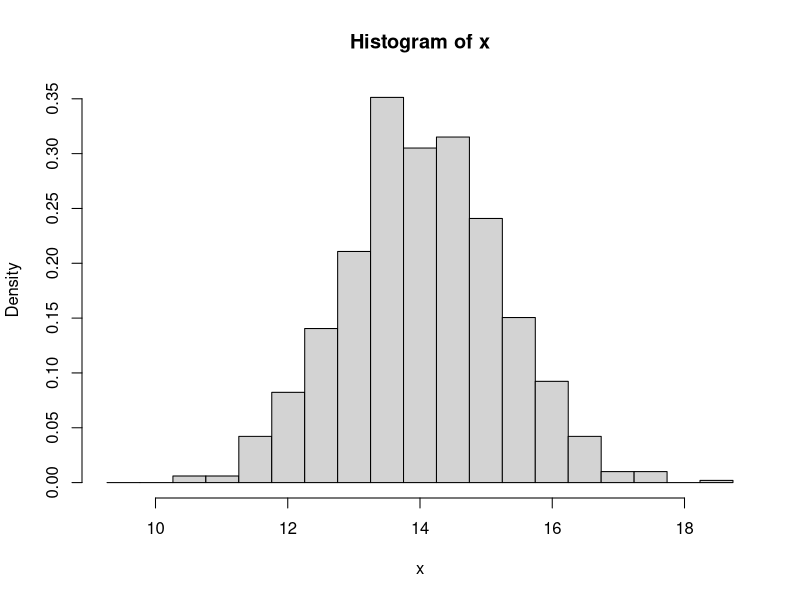
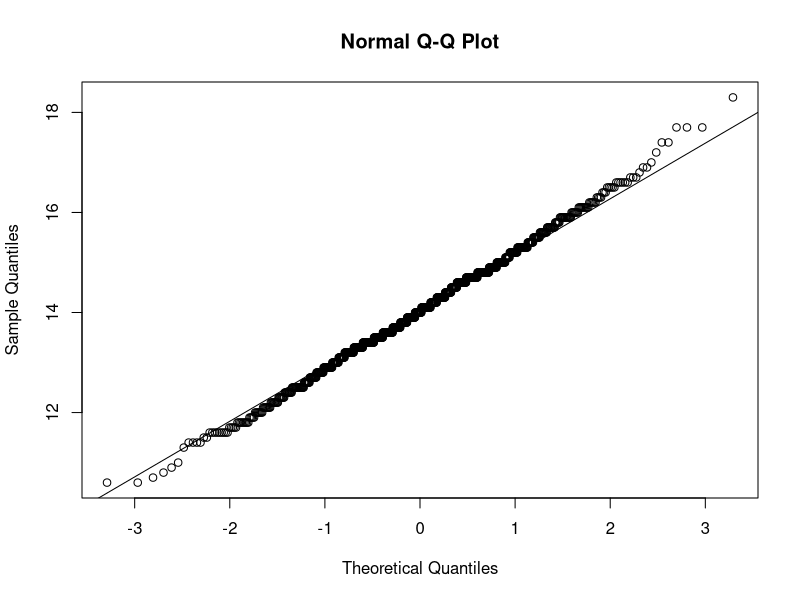
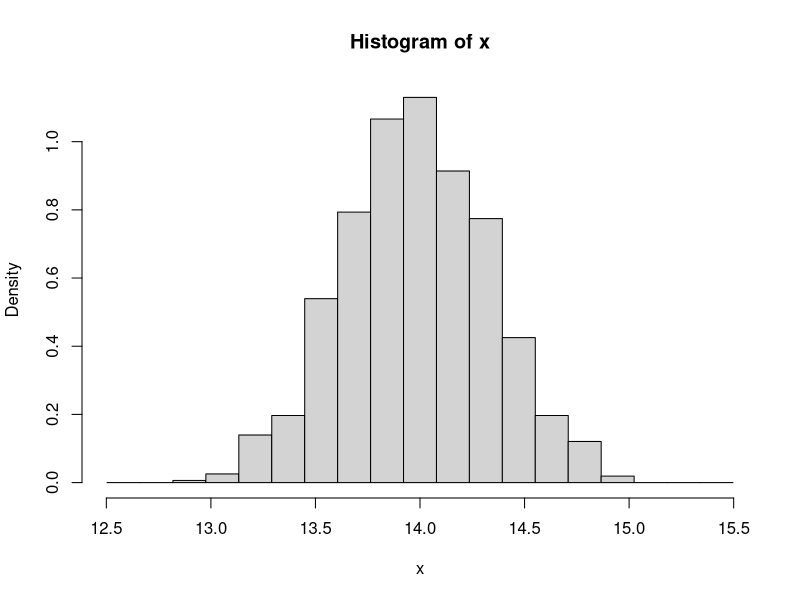
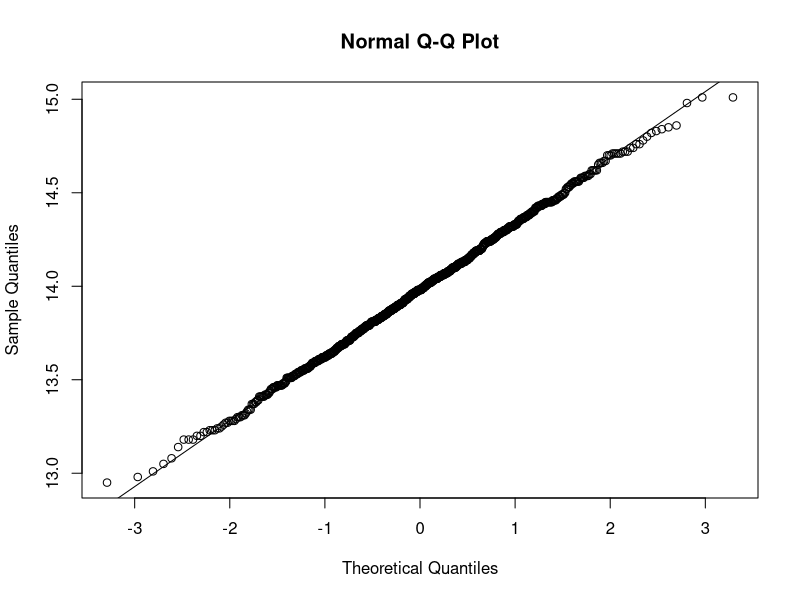
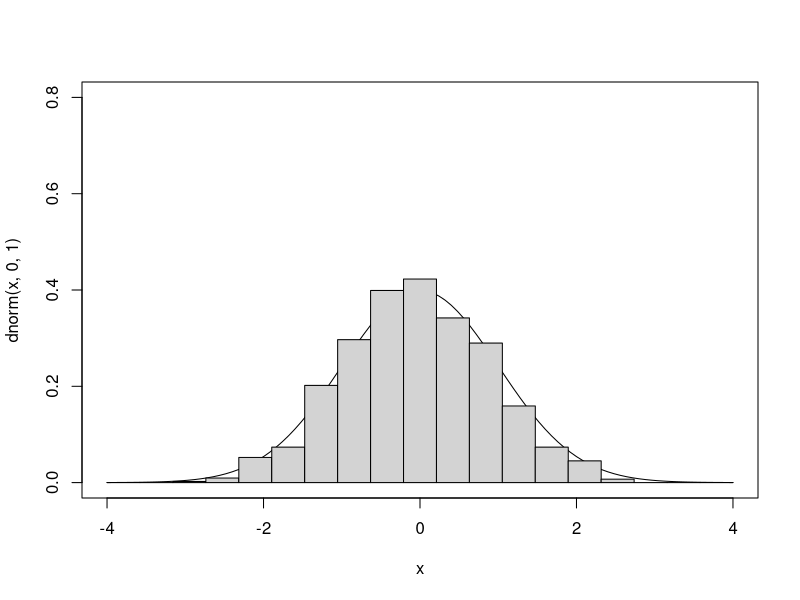
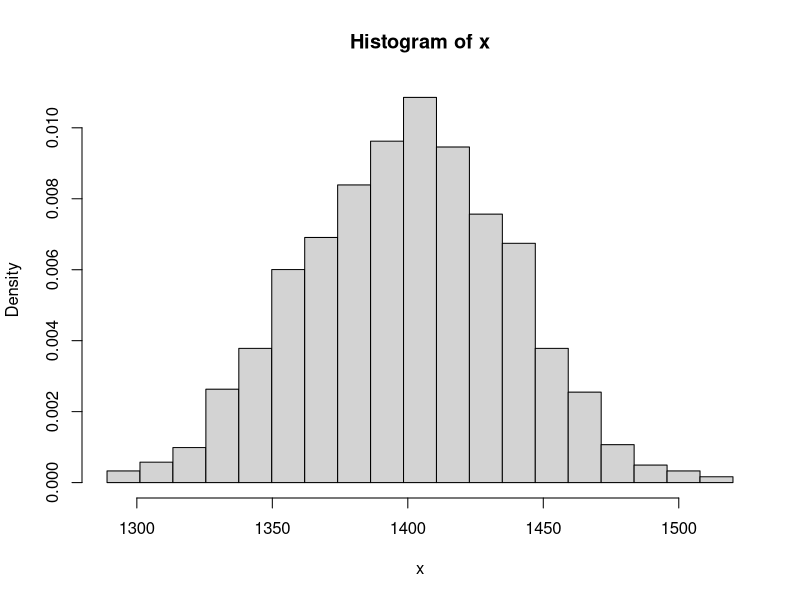
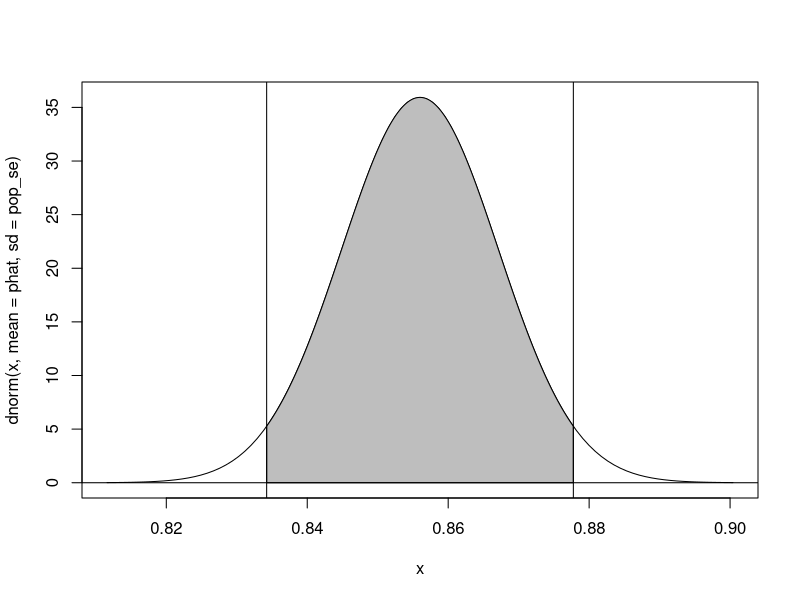
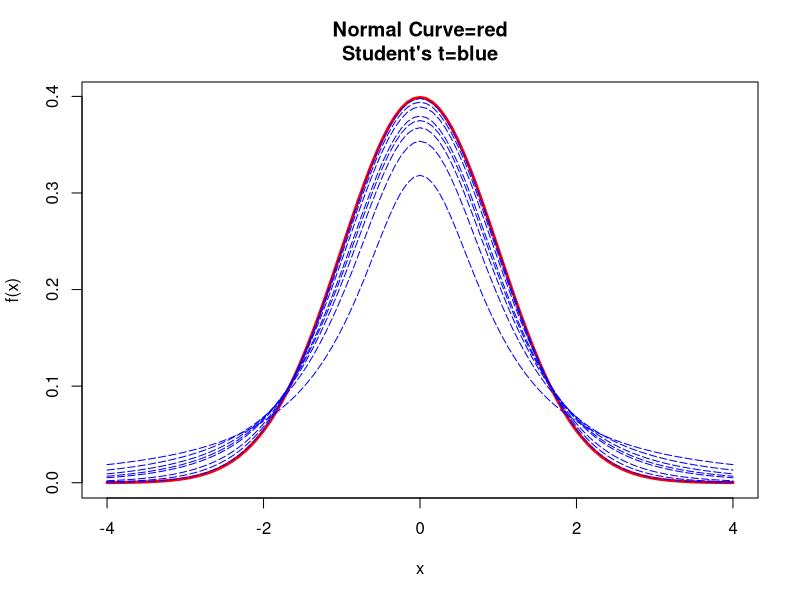

Write the R code that produced these figures, in order.
## ---- chunk 1
n <- 1000
mu <- 3.5
sigma <- 4
v <- rnorm(n, mu, sigma)
s <- sample(v, size = 30, replace = FALSE)
m <- mean(s)
m
## ---- chunk 2
sd <- sd(s)
sd
sem <- sd(s)/sqrt(length(s))
sem
lower <- m - qnorm(1 - 0.05/2) * sem  # (1-alpha)/2 each in the upper and lower tails of the distribution
upper <- m + qnorm(1 - 0.05/2) * sem  # (1-alpha)/2 each in the upper and lower tails of the distribution
ci <- c(lower, upper)
ci
## ---- chunk 3
lambda <- 14
n <- 10
pop_se <- sqrt(lambda/n)  # the estimated SE
pop_se
## ---- chunk 4
x <- NULL
for (i in 1:1000) {
    x[i] <- mean(rpois(n = n, lambda = lambda))
}
hist(x, breaks = seq(from = lambda - 4 * sqrt(lambda)/sqrt(n), to = lambda +
    4 * sqrt(lambda)/sqrt(n), length.out = 20), probability = TRUE)
## ---- chunk 5
sd <- sd(x)  # st dev of the sampling distribution
sd
## ---- chunk 6
qqnorm(x)
qqline(x)
## ---- chunk 7
#Sample size of 100
n <- 100
pop_se <- sqrt(lambda/n)  # the estimated SE
pop_se
## ---- chunk 8
x <- NULL
for (i in 1:1000) {
    x[i] <- mean(rpois(n = n, lambda = lambda))
}
hist(x, breaks = seq(from = lambda - 4 * sqrt(lambda)/sqrt(n), to = lambda +
    4 * sqrt(lambda)/sqrt(n), length.out = 20), probability = TRUE)
## ---- chunk 9
sd <- sd(x)
sd
## ---- chunk 10
qqnorm(x)
qqline(x)
## ---- chunk 11
curve(dnorm(x, 0, 1), -4, 4, ylim = c(0, 0.8))
z <- (x - lambda)/pop_se
hist(z, breaks = seq(from = -4, to = 4, length.out = 20), probability = TRUE,
    add = TRUE)
## ---- chunk 12
n <- 100
x <- NULL
for (i in 1:1000) {
    x[i] <- sum(rpois(n = n, lambda = lambda))
}
hist(x, breaks = seq(min(x), max(x), length.out = 20), probability = TRUE)
## ---- chunk 13
n <- 1000
x <- 856
phat <- x/n  # our estimate of pi
phat
## ---- chunk 14
n*phat
n*(1-phat)
pop_se <- sqrt((phat) * (1-phat)/n)
pop_se
## ---- chunk 15
curve(dnorm(x, mean = phat, sd = pop_se), phat - 4 * pop_se, phat + 4 * pop_se)
upper <- phat + qnorm(0.975) * pop_se
lower <- phat - qnorm(0.975) * pop_se
ci <- c(lower, upper)
polygon(cbind(c(ci[1], seq(from = ci[1], to = ci[2], length.out = 1000), ci[2]),
    c(0, dnorm(seq(from = ci[1], to = ci[2], length.out = 1000), mean = phat,
        sd = pop_se), 0)), border = "black", col = "gray")
abline(v = ci)
abline(h = 0)
## ---- chunk 16
mu <- 0
sigma <- 1
curve(dnorm(x, mu, 1), mu - 4 * sigma, mu + 4 * sigma, main = "Normal Curve=red\nStudent's t=blue",
    xlab = "x", ylab = "f(x)", col = "red", lwd = 3)
for (i in c(1, 2, 3, 4, 5, 10, 20, 100)) {
    curve(dt(x, df = i), mu - 4 * sigma, mu + 4 * sigma, main = "T Curve", xlab = "x",
        ylab = "f(x)", add = TRUE, col = "blue", lty = 5)
}
## ---- chunk 17
n <- 1e+05
mu <- 3.5
sigma <- 4
x <- rnorm(n, mu, sigma)
sample_size <- 30
s <- sample(x, size = sample_size, replace = FALSE)
m <- mean(s)
m
## ---- chunk 18
sd <- sd(s)
sd
sem <- sd(s)/sqrt(length(s))
sem
lower <- m - qnorm(1 - 0.05/2) * sem  # (1-alpha)/2 each in the upper and lower tails of the distribution
upper <- m + qnorm(1 - 0.05/2) * sem  # (1-alpha)/2 each in the upper and lower tails of the distribution
ci_norm <- c(lower, upper)
ci_norm
## ---- chunk 19
lower <- m - qt(1 - 0.05/2, df = sample_size - 1) * sem  # (1-alpha)/2 each in the upper and lower tails of the distribution
upper <- m + qt(1 - 0.05/2, df = sample_size - 1) * sem  # (1-alpha)/2 each in the upper and lower tails of the distribution
ci_t <- c(lower, upper)
ci_t
## ---- chunk 20

